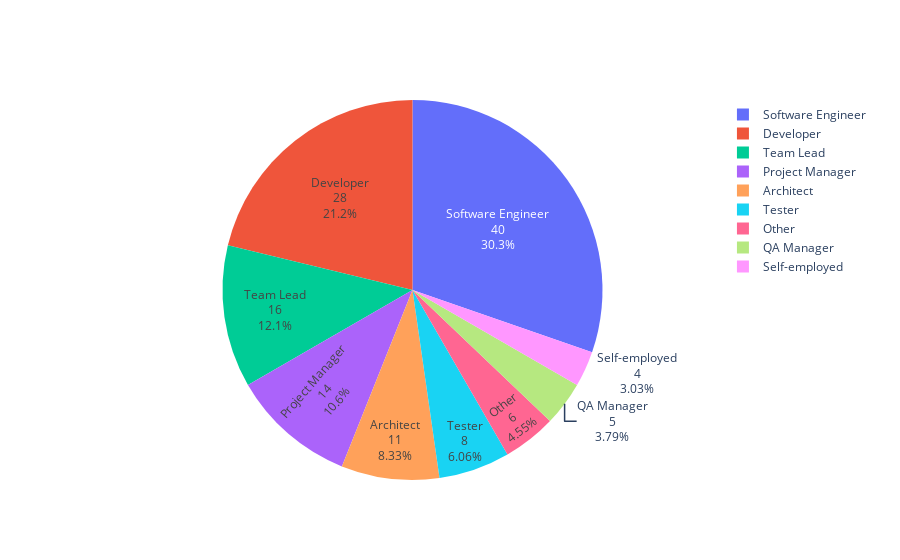

Write notebook code for a chart like this one.
### Code cell
col = 'role_rganization'
fig_path = os.path.join(path_root,'figures', col +'.pdf')
df_vals = data_df[col].map(lambda x: x if x not in ['Other, please specify'] else 'Other')
data_df[col]= df_vals

v_count = data_df[col].value_counts()
print(v_count)

lbls = list(v_count.index)
vals = list(v_count)

print(list(v_count.index))

fig = go.Figure()
fig = go.Figure(data=[go.Pie(labels=lbls, values=vals, textinfo='label+value+percent',name ='Organization Type') ])

fig.show()
# print(fig_path)
fig.write_image(fig_path)

### Figure 1 — Plotly figure (JSON) as saved in the notebook; plotly's stock layout.template omitted (floating-point values rounded to 4 significant figures)
{"data": [{"labels": ["Software Engineer", "Developer", "Team Lead", "Project Manager", "Architect", "Tester", "Other", "QA Manager", "Self-employed"], "name": "Organization Type", "textinfo": "label+value+percent", "type": "pie", "values": [40, 28, 16, 14, 11, 8, 6, 5, 4]}], "layout": {}}
